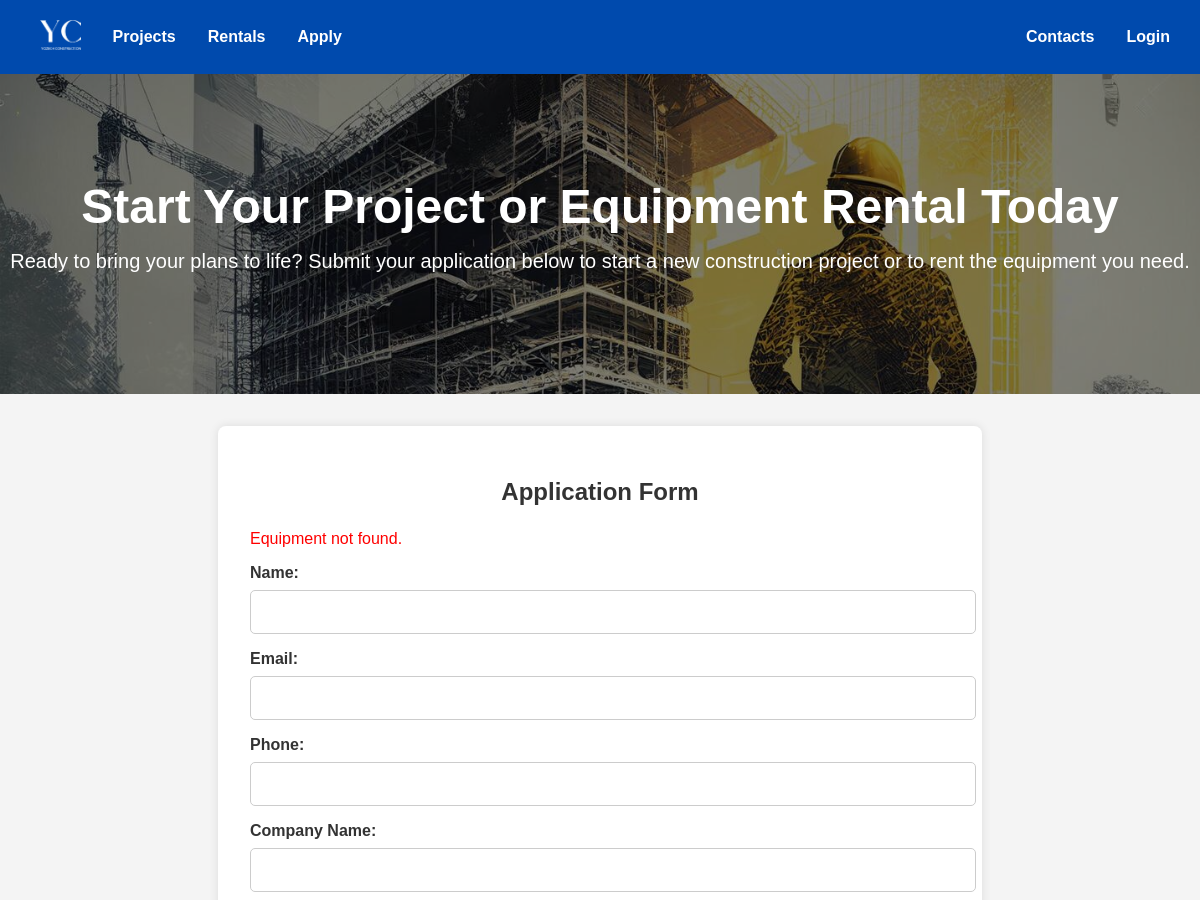
The page /apply.php?equipment=Backhoe (upper part) on the database as committed earlier.
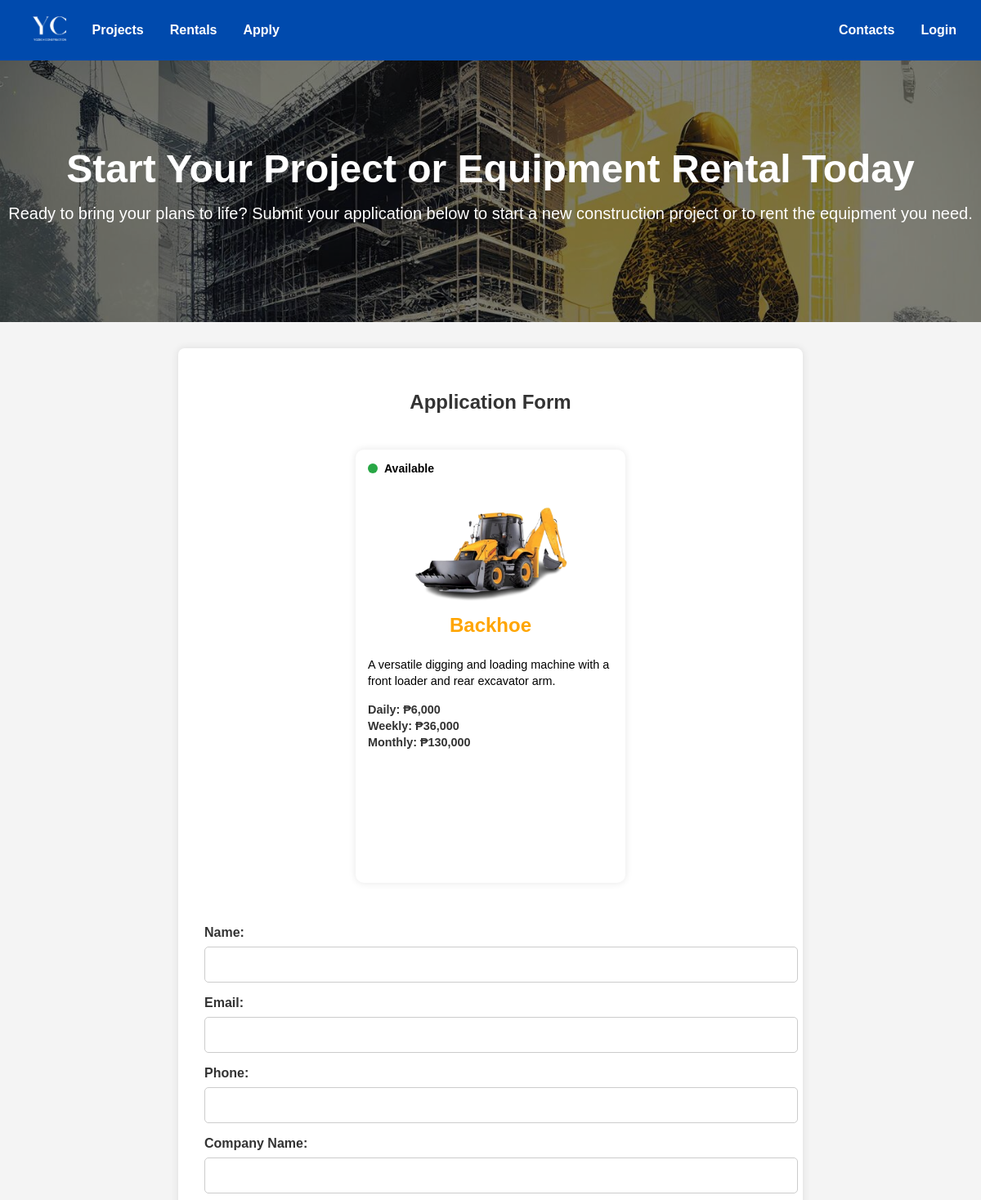
The same page on the database as committed later.
### tables this page shows
CREATE TABLE `equipment` (
  `EquipmentID` int(11) NOT NULL,
  `EquipmentName` varchar(100) DEFAULT NULL,
  `RentalStartDate` date DEFAULT NULL,
  `RentalEndDate` date DEFAULT NULL,
  `NeedsOperator` tinyint(1) DEFAULT 0,
  `Description` text DEFAULT NULL,
  `ImagePath` varchar(255) DEFAULT NULL,
  `DailyPrice` decimal(10,2) DEFAULT NULL,
  `WeeklyPrice` decimal(10,2) DEFAULT NULL,
  `MonthlyPrice` decimal(10,2) DEFAULT NULL,
  `Availability` enum('Available','Unavailable') DEFAULT 'Available'
);

### Apply.php (the view, shortened to what this page needs)
<!DOCTYPE html>
<html lang="en">
<head>
  <link rel="stylesheet" href="style.css" />
</head>
<body>
  <?php include 'navbar.php'; ?>
  <main>
  <section class="header">
    <h1 class="apply">Start Your Project or Equipment Rental Today</h1>
    <p class="apply">Ready to bring your plans to life? Submit your application below to start a new construction project or to rent the equipment you need.</p>
  </section>
  <div class="application-form">
    <h2>Application Form</h2>
<?php
include 'database.php';
if (isset($_GET['equipment'])) {
  $equipmentName = $_GET['equipment'];
  $stmt = $conn->prepare("SELECT * FROM equipment WHERE EquipmentName = ?");
  $stmt->bind_param("s", $equipmentName);
  $stmt->execute();
  $result = $stmt->get_result();
  if ($row = $result->fetch_assoc()) {
    ?>
      <div class="equipment-preview">
        <div class="rental-card <?= strtolower($row['Availability']) ?>" style="margin: 20px 0;">
          <div class="status-label">
            <span class="dot <?= $row['Availability'] === 'Available' ? 'green' : 'red' ?>"></span> <?= $row['Availability'] ?>
          </div>
          <img src="<?= htmlspecialchars($row['ImagePath']) ?>" alt="<?= htmlspecialchars($row['EquipmentName']) ?>" style="width: 100%; height: 150px; object-fit: contain;">
          <div class="card-body">
            <h2 class="title" style="text-align: center; color: orange;"><?= htmlspecialchars($row['EquipmentName']) ?></h2>
            <p><?= nl2br(htmlspecialchars($row['Description'])) ?></p>
            <p class="price" style="font-weight: bold;">
              Daily: ₱<?= number_format($row['DailyPrice']) ?><br>
              Weekly: ₱<?= number_format($row['WeeklyPrice']) ?><br>
              Monthly: ₱<?= number_format($row['MonthlyPrice']) ?>
            </p>
        </div>
      </div>
    </div>
    <?php
  } else {
    echo "<p style='color: red;'>Equipment not found.</p>";
  }
}
?>
    <form>
      <label for="name">Name:</label>
      <input type="text" id="name" name="name" required>
      <label for="email">Email:</label>
      <input type="email" id="email" name="email" required>
      <label for="phone">Phone:</label>
      <input type="tel" id="phone" name="phone" required>
      <label for="company">Company Name:</label>
      <input type="text" id="company" name="company">
    </form>
  </div>
    </main>
</body>
</html>

Rows that differ between the two databases and show on the page:
added equipment: Availability "Available", ImagePath (picture), EquipmentName "Backhoe", Description "A versatile digging and loading machine with a front loader and rear excavator arm.", DailyPrice "6,000", WeeklyPrice "36,000", MonthlyPrice "130,000"
Other text that changed with them:
text no longer shown: "Equipment not found."
text now shown: "Daily: ₱ Weekly: ₱ Monthly: ₱"
